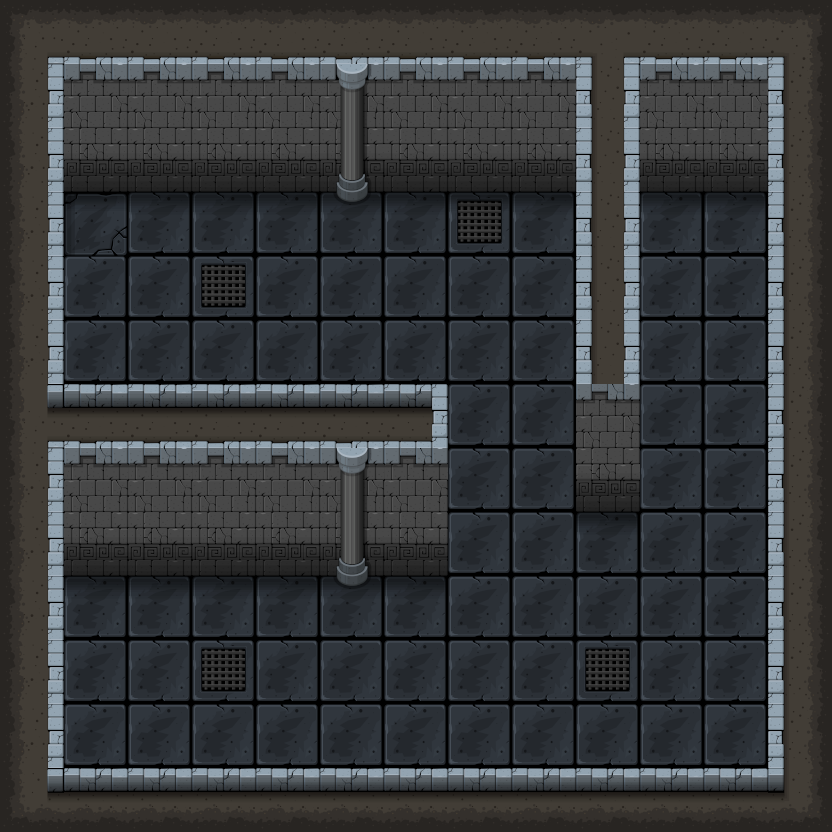

A level layout from a 2D game, rendered from its tile map. Below: a short description, then the map file with its tile-grid data intact:
An orthogonal 13x13 tile map with 64x64 px tiles, 1 tile layer (TileLayer).

<map version="1.0" tiledversion="1.1.6" orientation="orthogonal" renderorder="right-down" width="13" height="13" tilewidth="64" tileheight="64" infinite="0" nextobjectid="1">
 <tileset firstgid="1" name="tilesMatrix" tilewidth="64" tileheight="64" tilecount="90" columns="10">
  <image source="../tilesMatrix.png" width="640" height="576" />
 </tileset>
 <layer name="TileLayer" width="13" height="13">
  <data encoding="csv">
58,54,54,54,54,54,54,54,54,64,54,54,59,
52,5,5,5,5,7,5,5,5,67,5,5,50,
52,12,12,12,12,11,12,12,12,67,12,12,50,
52,18,16,16,16,15,16,13,16,67,16,16,50,
52,21,21,23,21,21,21,21,21,67,21,21,50,
52,21,21,21,21,21,21,21,21,67,21,21,50,
62,2,2,2,2,2,4,21,21,8,21,21,50,
52,5,5,5,5,7,5,21,21,9,21,21,50,
52,12,12,12,12,11,12,21,21,16,21,21,50,
52,16,16,16,16,15,16,21,21,21,21,21,50,
52,21,21,23,21,21,21,21,21,23,21,21,50,
52,21,21,21,21,21,21,21,21,21,21,21,50,
60,48,48,48,48,48,48,48,48,48,48,48,61
</data>
 </layer>
</map>
